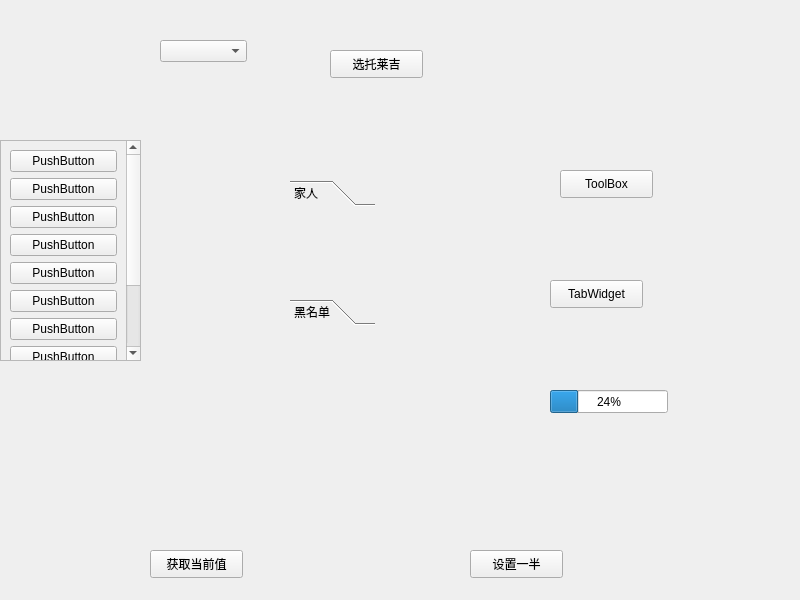
<?xml version="1.0" encoding="UTF-8"?>
<ui version="4.0">
 <class>Widget</class>
 <widget class="QWidget" name="Widget">
  <property name="geometry">
   <rect>
    <x>0</x>
    <y>0</y>
    <width>800</width>
    <height>600</height>
   </rect>
  </property>
  <property name="windowTitle">
   <string>Widget</string>
  </property>
  <widget class="QScrollArea" name="scrollArea">
   <property name="geometry">
    <rect>
     <x>0</x>
     <y>140</y>
     <width>141</width>
     <height>221</height>
    </rect>
   </property>
   <property name="widgetResizable">
    <bool>true</bool>
   </property>
   <widget class="QWidget" name="scrollAreaWidgetContents">
    <property name="geometry">
     <rect>
      <x>0</x>
      <y>0</y>
      <width>118</width>
      <height>400</height>
     </rect>
    </property>
    <layout class="QVBoxLayout" name="verticalLayout">
     <item>
      <widget class="QPushButton" name="pushButton">
       <property name="text">
        <string>PushButton</string>
       </property>
      </widget>
     </item>
     <item>
      <widget class="QPushButton" name="pushButton_2">
       <property name="text">
        <string>PushButton</string>
       </property>
      </widget>
     </item>
     <item>
      <widget class="QPushButton" name="pushButton_5">
       <property name="text">
        <string>PushButton</string>
       </property>
      </widget>
     </item>
     <item>
      <widget class="QPushButton" name="pushButton_4">
       <property name="text">
        <string>PushButton</string>
       </property>
      </widget>
     </item>
     <item>
      <widget class="QPushButton" name="pushButton_3">
       <property name="text">
        <string>PushButton</string>
       </property>
      </widget>
     </item>
     <item>
      <widget class="QPushButton" name="pushButton_10">
       <property name="text">
        <string>PushButton</string>
       </property>
      </widget>
     </item>
     <item>
      <widget class="QPushButton" name="pushButton_11">
       <property name="text">
        <string>PushButton</string>
       </property>
      </widget>
     </item>
     <item>
      <widget class="QPushButton" name="pushButton_8">
       <property name="text">
        <string>PushButton</string>
       </property>
      </widget>
     </item>
     <item>
      <widget class="QPushButton" name="pushButton_9">
       <property name="text">
        <string>PushButton</string>
       </property>
      </widget>
     </item>
     <item>
      <widget class="QPushButton" name="pushButton_7">
       <property name="text">
        <string>PushButton</string>
       </property>
      </widget>
     </item>
     <item>
      <widget class="QPushButton" name="pushButton_6">
       <property name="text">
        <string>PushButton</string>
       </property>
      </widget>
     </item>
    </layout>
   </widget>
  </widget>
  <widget class="QStackedWidget" name="stackedWidget">
   <property name="geometry">
    <rect>
     <x>190</x>
     <y>130</y>
     <width>261</width>
     <height>221</height>
    </rect>
   </property>
   <property name="currentIndex">
    <number>1</number>
   </property>
   <widget class="QWidget" name="page_3">
    <widget class="QTabWidget" name="tabWidget">
     <property name="geometry">
      <rect>
       <x>20</x>
       <y>40</y>
       <width>221</width>
       <height>181</height>
      </rect>
     </property>
     <property name="currentIndex">
      <number>0</number>
     </property>
     <widget class="QWidget" name="tab">
      <attribute name="title">
       <string>Tab 1</string>
      </attribute>
     </widget>
     <widget class="QWidget" name="tab_2">
      <attribute name="title">
       <string>Tab 2</string>
      </attribute>
     </widget>
    </widget>
   </widget>
   <widget class="QWidget" name="page_4">
    <widget class="QToolBox" name="toolBox">
     <property name="geometry">
      <rect>
       <x>100</x>
       <y>50</y>
       <width>85</width>
       <height>145</height>
      </rect>
     </property>
     <property name="currentIndex">
      <number>0</number>
     </property>
     <widget class="QWidget" name="page">
      <property name="geometry">
       <rect>
        <x>0</x>
        <y>0</y>
        <width>85</width>
        <height>85</height>
       </rect>
      </property>
      <attribute name="label">
       <string>家人</string>
      </attribute>
     </widget>
     <widget class="QWidget" name="page_2">
      <property name="geometry">
       <rect>
        <x>0</x>
        <y>0</y>
        <width>85</width>
        <height>85</height>
       </rect>
      </property>
      <attribute name="label">
       <string>黑名单</string>
      </attribute>
     </widget>
    </widget>
   </widget>
  </widget>
  <widget class="QPushButton" name="btn_tool">
   <property name="geometry">
    <rect>
     <x>560</x>
     <y>170</y>
     <width>93</width>
     <height>28</height>
    </rect>
   </property>
   <property name="text">
    <string>ToolBox</string>
   </property>
  </widget>
  <widget class="QPushButton" name="btn_tab">
   <property name="geometry">
    <rect>
     <x>550</x>
     <y>280</y>
     <width>93</width>
     <height>28</height>
    </rect>
   </property>
   <property name="text">
    <string>TabWidget</string>
   </property>
  </widget>
  <widget class="QComboBox" name="comboBox">
   <property name="geometry">
    <rect>
     <x>160</x>
     <y>40</y>
     <width>87</width>
     <height>22</height>
    </rect>
   </property>
  </widget>
  <widget class="QPushButton" name="selecttlj">
   <property name="geometry">
    <rect>
     <x>330</x>
     <y>50</y>
     <width>93</width>
     <height>28</height>
    </rect>
   </property>
   <property name="text">
    <string>选托莱吉</string>
   </property>
  </widget>
  <widget class="QProgressBar" name="progressBar">
   <property name="geometry">
    <rect>
     <x>550</x>
     <y>390</y>
     <width>118</width>
     <height>23</height>
    </rect>
   </property>
   <property name="value">
    <number>24</number>
   </property>
  </widget>
  <widget class="samllWidget" name="widget" native="true">
   <property name="geometry">
    <rect>
     <x>140</x>
     <y>440</y>
     <width>491</width>
     <height>91</height>
    </rect>
   </property>
  </widget>
  <widget class="QPushButton" name="btnCur">
   <property name="geometry">
    <rect>
     <x>150</x>
     <y>550</y>
     <width>93</width>
     <height>28</height>
    </rect>
   </property>
   <property name="text">
    <string>获取当前值</string>
   </property>
  </widget>
  <widget class="QPushButton" name="btnHal">
   <property name="geometry">
    <rect>
     <x>470</x>
     <y>550</y>
     <width>93</width>
     <height>28</height>
    </rect>
   </property>
   <property name="text">
    <string>设置一半</string>
   </property>
  </widget>
 </widget>
 <customwidgets>
  <customwidget>
   <class>samllWidget</class>
   <extends>QWidget</extends>
   <header>samllwidget.h</header>
   <container>1</container>
  </customwidget>
 </customwidgets>
 <resources/>
 <connections/>
</ui>
